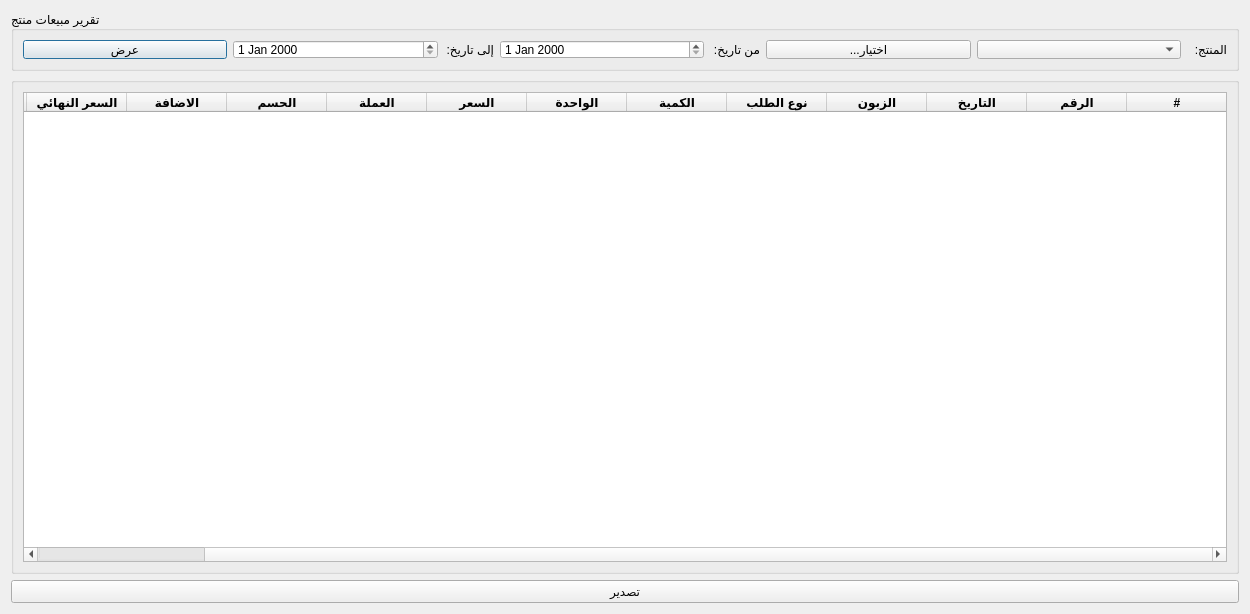
<?xml version="1.0" encoding="UTF-8"?>
<ui version="4.0">
 <class>ProductSales</class>
 <widget class="QDialog" name="ProductSales">
  <property name="windowModality">
   <enum>Qt::WindowModal</enum>
  </property>
  <property name="geometry">
   <rect>
    <x>0</x>
    <y>0</y>
    <width>1250</width>
    <height>614</height>
   </rect>
  </property>
  <property name="windowTitle">
   <string>تقرير مبيعات منتج</string>
  </property>
  <property name="windowIcon">
   <iconset>
    <normaloff>graphics/icon.xpm</normaloff>graphics/icon.xpm</iconset>
  </property>
  <property name="modal">
   <bool>true</bool>
  </property>
  <layout class="QGridLayout" name="gridLayout">
   <item row="0" column="0">
    <widget class="QGroupBox" name="groupBox">
     <property name="maximumSize">
      <size>
       <width>16777215</width>
       <height>60</height>
      </size>
     </property>
     <property name="layoutDirection">
      <enum>Qt::LeftToRight</enum>
     </property>
     <property name="title">
      <string>تقرير مبيعات منتج</string>
     </property>
     <layout class="QGridLayout" name="gridLayout_2">
      <item row="0" column="0">
       <widget class="QPushButton" name="calc_btn">
        <property name="text">
         <string>عرض</string>
        </property>
       </widget>
      </item>
      <item row="0" column="1">
       <widget class="QDateEdit" name="to_date_input"/>
      </item>
      <item row="0" column="2">
       <widget class="QLabel" name="label_3">
        <property name="maximumSize">
         <size>
          <width>50</width>
          <height>16777215</height>
         </size>
        </property>
        <property name="text">
         <string>إلى تاريخ:</string>
        </property>
       </widget>
      </item>
      <item row="0" column="3">
       <widget class="QDateEdit" name="from_date_input"/>
      </item>
      <item row="0" column="4">
       <widget class="QLabel" name="label_2">
        <property name="maximumSize">
         <size>
          <width>50</width>
          <height>16777215</height>
         </size>
        </property>
        <property name="text">
         <string>من تاريخ:</string>
        </property>
       </widget>
      </item>
      <item row="0" column="5">
       <widget class="QPushButton" name="products_btn">
        <property name="text">
         <string>...اختيار</string>
        </property>
       </widget>
      </item>
      <item row="0" column="6">
       <widget class="QComboBox" name="products_combobox"/>
      </item>
      <item row="0" column="7">
       <widget class="QLabel" name="label">
        <property name="maximumSize">
         <size>
          <width>40</width>
          <height>16777215</height>
         </size>
        </property>
        <property name="text">
         <string>المنتج:</string>
        </property>
       </widget>
      </item>
     </layout>
    </widget>
   </item>
   <item row="1" column="0">
    <widget class="QGroupBox" name="groupBox_3">
     <property name="maximumSize">
      <size>
       <width>16777215</width>
       <height>1000</height>
      </size>
     </property>
     <property name="layoutDirection">
      <enum>Qt::RightToLeft</enum>
     </property>
     <property name="title">
      <string/>
     </property>
     <layout class="QGridLayout" name="gridLayout_3">
      <item row="0" column="0">
       <widget class="QTableWidget" name="sales_table">
        <property name="verticalScrollMode">
         <enum>QAbstractItemView::ScrollPerPixel</enum>
        </property>
        <property name="horizontalScrollMode">
         <enum>QAbstractItemView::ScrollPerPixel</enum>
        </property>
        <column>
         <property name="text">
          <string>#</string>
         </property>
         <property name="font">
          <font>
           <weight>75</weight>
           <bold>true</bold>
          </font>
         </property>
        </column>
        <column>
         <property name="text">
          <string>الرقم</string>
         </property>
         <property name="font">
          <font>
           <weight>75</weight>
           <bold>true</bold>
          </font>
         </property>
        </column>
        <column>
         <property name="text">
          <string>التاريخ</string>
         </property>
         <property name="font">
          <font>
           <weight>75</weight>
           <bold>true</bold>
          </font>
         </property>
        </column>
        <column>
         <property name="text">
          <string>الزبون</string>
         </property>
         <property name="font">
          <font>
           <weight>75</weight>
           <bold>true</bold>
          </font>
         </property>
        </column>
        <column>
         <property name="text">
          <string>نوع الطلب</string>
         </property>
         <property name="font">
          <font>
           <weight>75</weight>
           <bold>true</bold>
          </font>
         </property>
        </column>
        <column>
         <property name="text">
          <string>الكمية</string>
         </property>
         <property name="font">
          <font>
           <weight>75</weight>
           <bold>true</bold>
          </font>
         </property>
        </column>
        <column>
         <property name="text">
          <string>الواحدة</string>
         </property>
         <property name="font">
          <font>
           <weight>75</weight>
           <bold>true</bold>
          </font>
         </property>
        </column>
        <column>
         <property name="text">
          <string>السعر</string>
         </property>
         <property name="font">
          <font>
           <weight>75</weight>
           <bold>true</bold>
          </font>
         </property>
        </column>
        <column>
         <property name="text">
          <string>العملة</string>
         </property>
         <property name="font">
          <font>
           <weight>75</weight>
           <bold>true</bold>
          </font>
         </property>
        </column>
        <column>
         <property name="text">
          <string>الحسم</string>
         </property>
         <property name="font">
          <font>
           <weight>75</weight>
           <bold>true</bold>
          </font>
         </property>
        </column>
        <column>
         <property name="text">
          <string>الاضافة</string>
         </property>
         <property name="font">
          <font>
           <weight>75</weight>
           <bold>true</bold>
          </font>
         </property>
        </column>
        <column>
         <property name="text">
          <string>السعر النهائي</string>
         </property>
         <property name="font">
          <font>
           <weight>75</weight>
           <bold>true</bold>
          </font>
         </property>
        </column>
        <column>
         <property name="text">
          <string>العملة</string>
         </property>
         <property name="font">
          <font>
           <weight>75</weight>
           <bold>true</bold>
          </font>
         </property>
        </column>
        <column>
         <property name="text">
          <string>مدفوع</string>
         </property>
         <property name="font">
          <font>
           <weight>75</weight>
           <bold>true</bold>
          </font>
         </property>
        </column>
       </widget>
      </item>
     </layout>
    </widget>
   </item>
   <item row="2" column="0">
    <widget class="QPushButton" name="export_btn">
     <property name="text">
      <string>تصدير</string>
     </property>
    </widget>
   </item>
  </layout>
 </widget>
 <resources/>
 <connections/>
</ui>
